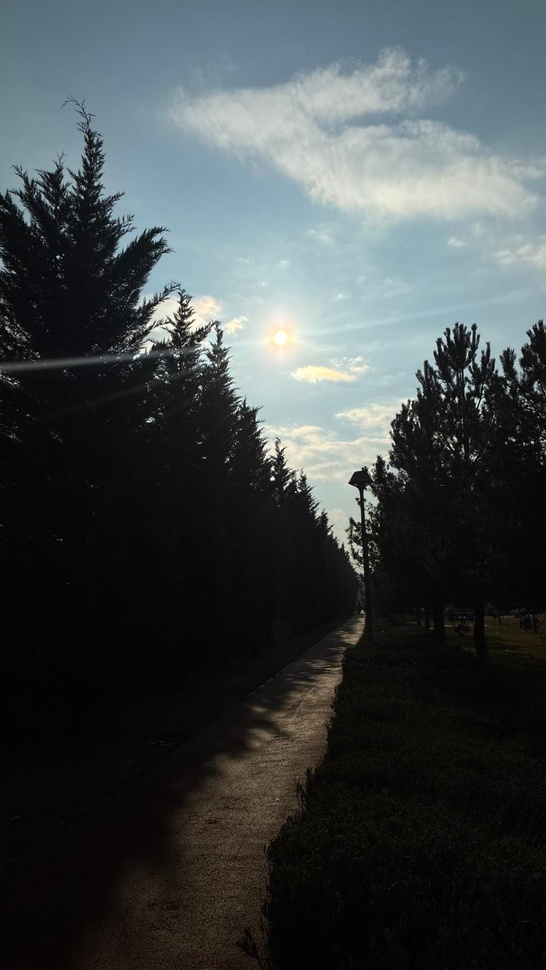
%> input picture image filtering and feature detection tasks/images/images/wp2.jpeg, 546 x 970 px, shrunk from 900 x 1600 before the run
$ octave task1.m   (GNU Octave 9; MATLAB toolbox functions it lacks are replaced by stand-ins)
%> lines starting %> are read from the running program, lines starting %| are printed output that depends on the picture
%% TASK 1 - Point Operations and Intensity Enhancement

clc;
clear;
close all;

imgFolder = 'images';
resFolder = 'results';

if ~exist(resFolder, 'dir')
    mkdir(resFolder);
end

task1Files = {'wp2.jpeg','wp3.jpeg','wp4.jpeg'};

for i = 1:length(task1Files)
    fileName = task1Files{i};
    I = imread(fullfile(imgFolder, fileName));
%> I is the input picture: size 970x546x3 uint8; mean R, G, B 65.3, 71.3, 72.5

    if size(I,3) == 3
        Ig = rgb2gray(I);
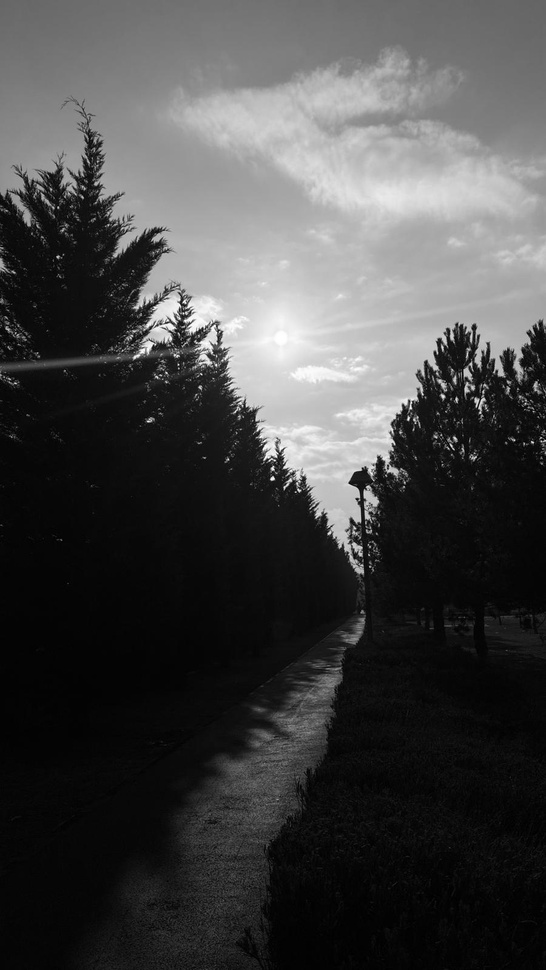
%> Ig: size 970x546 uint8; min 0, max 255, mean 69.7
    else
        Ig = I;
    end

    % Gamma correction
    gammaValue = 0.5;
    I_gamma = imadjust(Ig, [], [], gammaValue);
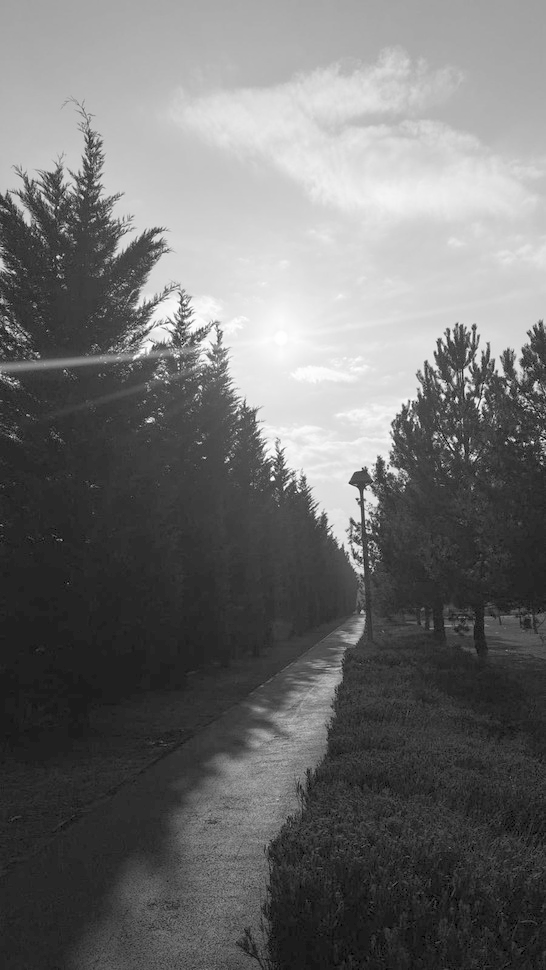
%> I_gamma: size 970x546 uint8; min 0, max 255, mean 111

    % Histogram Equalization
    I_histeq = histeq(Ig);
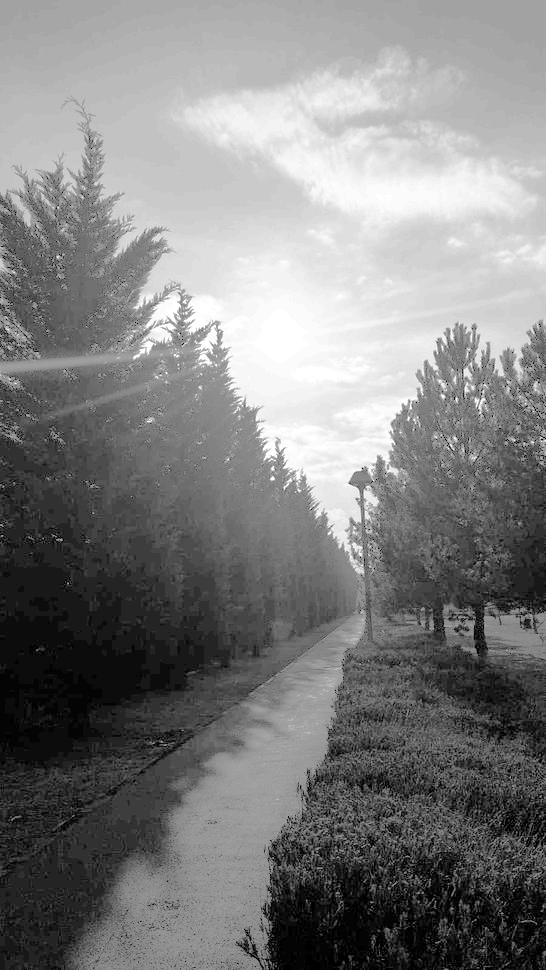
%> I_histeq: size 970x546 uint8; min 0, max 255, mean 127.5

    % CLAHE
    I_clahe = adapthisteq(Ig, 'ClipLimit', 0.02);
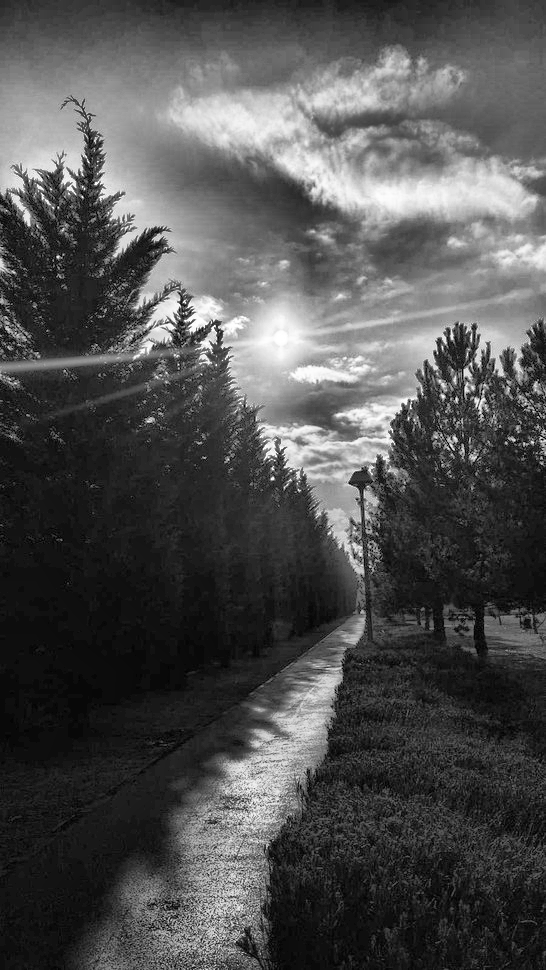
%> I_clahe: size 970x546 uint8; min 0, max 255, mean 79.7

    % Figure ekranda görünsün
    figure;
    subplot(2,4,1); imshow(Ig); title('Original');
    subplot(2,4,2); imshow(I_gamma); title('Gamma');
    subplot(2,4,3); imshow(I_histeq); title('HistEq');
    subplot(2,4,4); imshow(I_clahe); title('CLAHE');

    subplot(2,4,5); imhist(Ig); title('Hist Original');
    subplot(2,4,6); imhist(I_gamma); title('Hist Gamma');
    subplot(2,4,7); imhist(I_histeq); title('HistEq Hist');
    subplot(2,4,8); imhist(I_clahe); title('CLAHE Hist');

    sgtitle(['TASK 1 Results - ' fileName]);
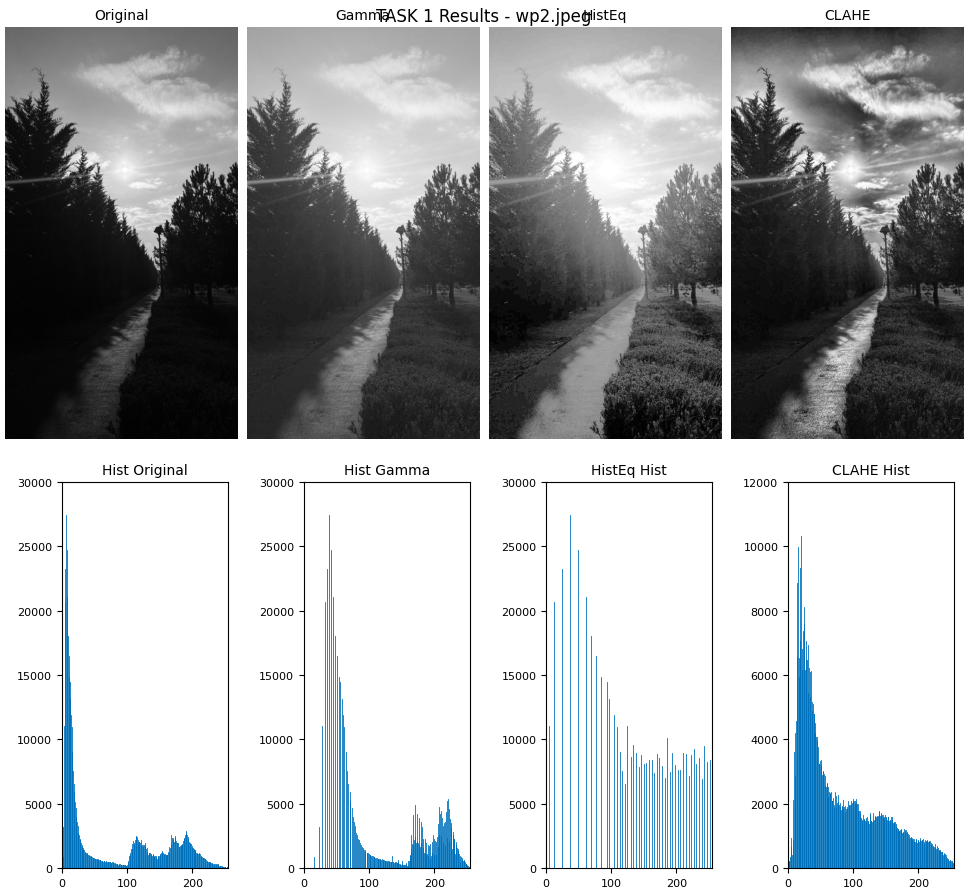
%> figure redrawn from the program's plot data, 8 panels

    % Kaydet
    saveas(gcf, fullfile(resFolder, ['task1_' fileName '.png']));

    disp([fileName ' processed and saved.']);
end
%> pass 2 of the loop `for i = 1:length(task1Files)`:
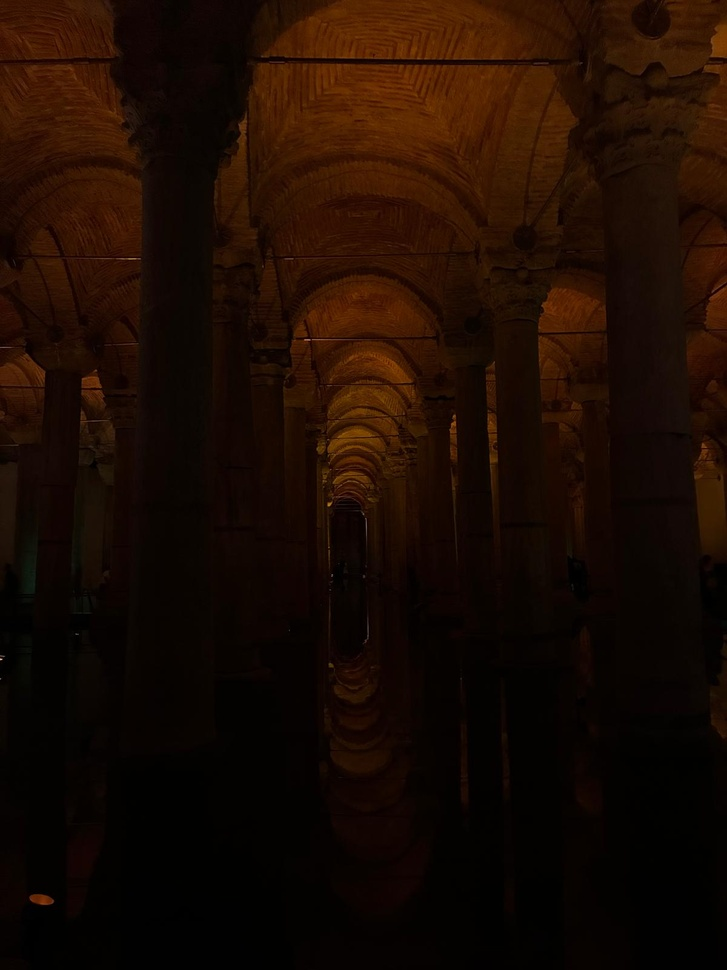
%> input picture image filtering and feature detection tasks/images/images/wp3.jpeg, 727 x 970 px, shrunk from 1200 x 1600 before the run
%> I is the input picture: size 970x727x3 uint8; mean R, G, B 26.8, 10.7, 2.1
%> Ig: size 970x727 uint8
%> I_gamma: size 970x727 uint8
%> I_histeq: size 970x727 uint8
%> `I_clahe = adapthisteq(Ig, 'ClipLimit', 0.02);`:
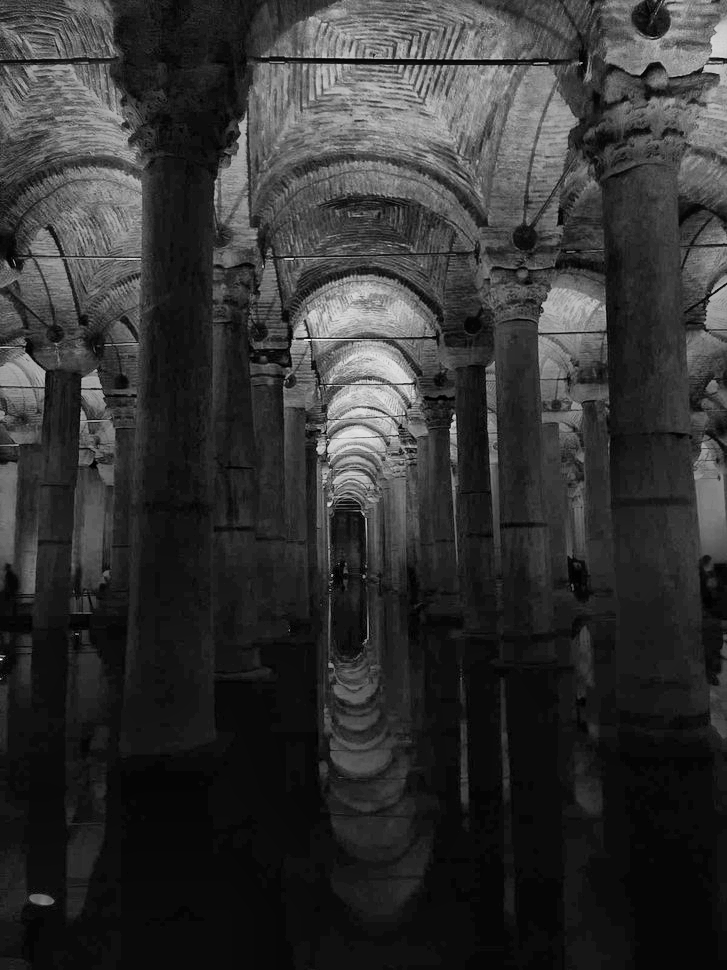
%> I_clahe: size 970x727 uint8; min 0, max 255, mean 50.3
%> `sgtitle(['TASK 1 Results - ' fileName]);`:
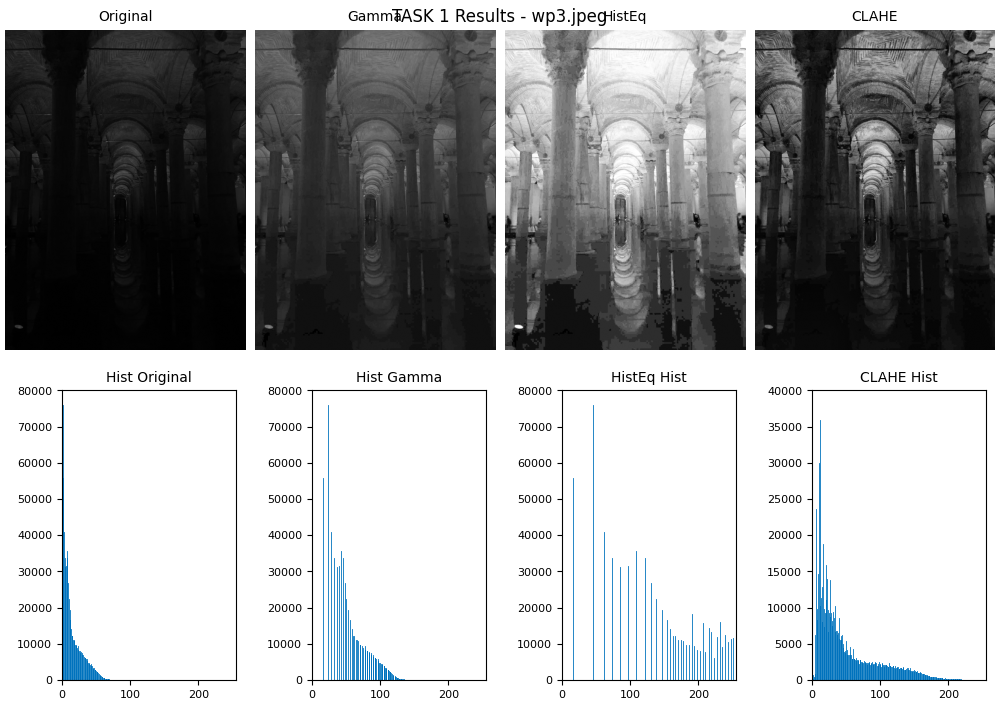
%> figure redrawn from the program's plot data, 8 panels
%> pass 3 of the loop `for i = 1:length(task1Files)`:
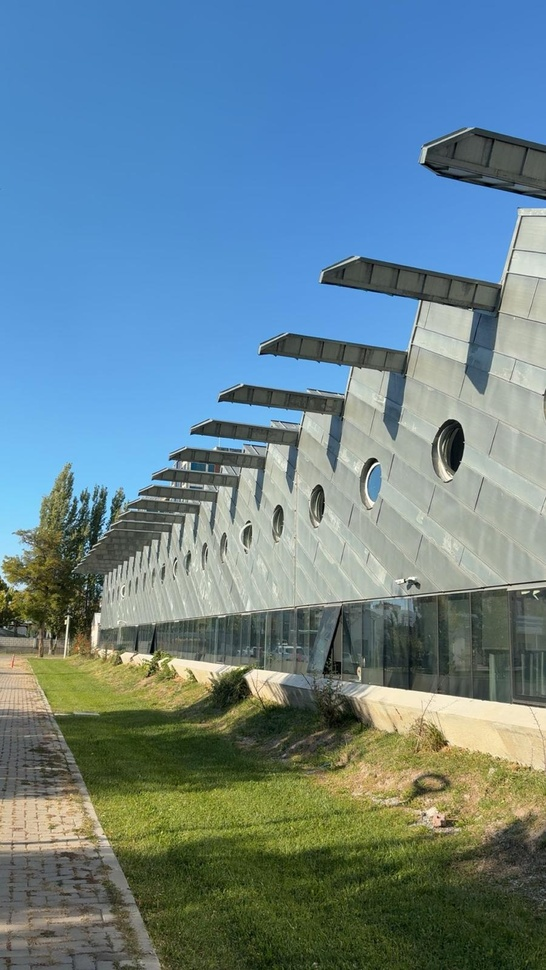
%> input picture image filtering and feature detection tasks/images/images/wp4.jpeg, 546 x 970 px, shrunk from 900 x 1600 before the run
%> I is the input picture: size 970x546x3 uint8; mean R, G, B 104.5, 131.8, 141.8
%> Ig: size 970x546 uint8
%> I_gamma: size 970x546 uint8
%> I_histeq: size 970x546 uint8
%> `I_clahe = adapthisteq(Ig, 'ClipLimit', 0.02);`:
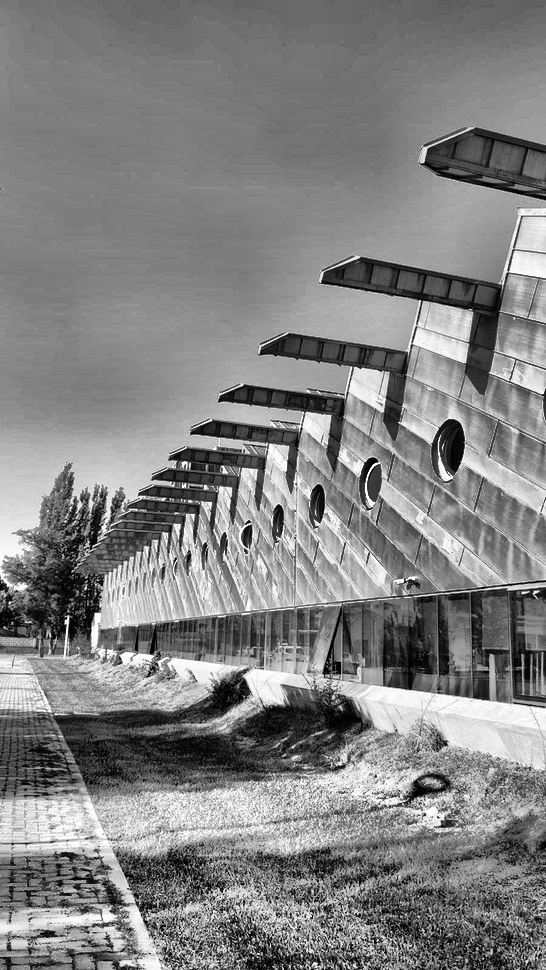
%> I_clahe: size 970x546 uint8; min 0, max 255, mean 130
%> `sgtitle(['TASK 1 Results - ' fileName]);`:
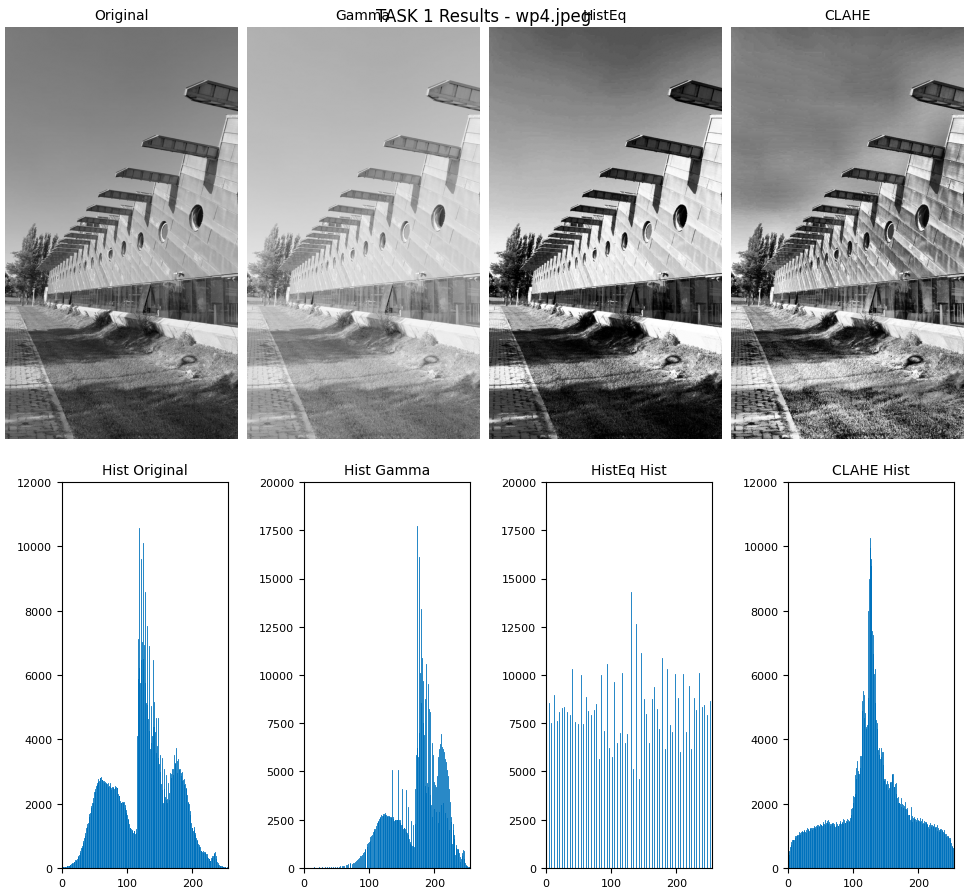
%> figure redrawn from the program's plot data, 8 panels
